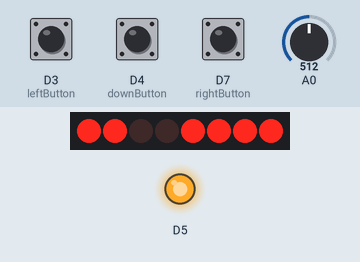
The sketch below on a simulated ESP8266 (NodeMCU). Shown: 8 port-expander outputs drawn as a row of LEDs (first output left, lit = HIGH), output pins drawn as LEDs (lit = HIGH). Wiring (inferred from the names in the program): PCF8574 port expander at I2C address 0x3E. Wiring (inferred from the signals the program sends): row of LEDs: on Q0, Q1, Q2, Q3, Q4, Q5, Q6, Q7. The inputs (shaded band) are chosen by the test bench; at power-on: A0 = 512, D4 (downButton) HIGH, D3 (leftButton) HIGH, D7 (rightButton) HIGH.

Above: at 0.1 s.
At 1.6 s:
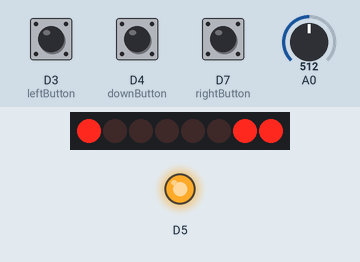
2.3 s: A0 set to 900
5.0 s: D4 (downButton) pulled LOW for 0.6 s
8.6 s: D3 (leftButton) pulled LOW for 0.6 s
10.7 s: D7 (rightButton) pulled LOW for 3.2 s
16.9 s: D4 (downButton) pulled LOW for 3.2 s
23.1 s: D7 (rightButton) pulled LOW for 0.6 s
Timing chart, 0 to 57.0 s (numbered marks = the images above; inputs shaded):
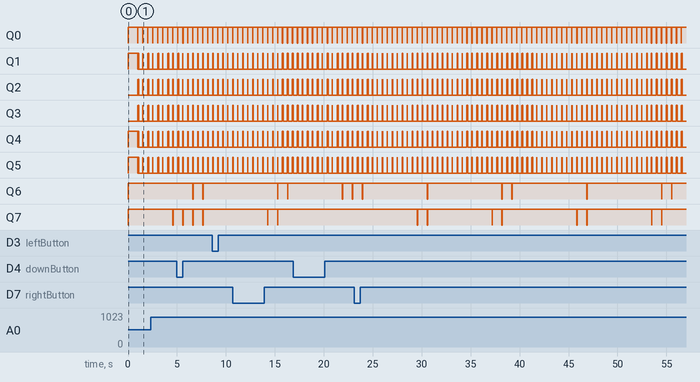

The sketch:

Espresso.ino
```cpp
#include <Wire.h>
#include "LCDdriver.h"

#define calibration 0.155
LCD mylcd(0x3E);    //Create LCD object

int rightButton=D7;
int leftButton=D3;
int downButton=D4;


//Variables for screens
int currentScreen=0;
char temp[15];

//Flow Screen
double flowRate=0;
double setpoint=1;
//Time Screen
int startTime=millis();
int timeElapsed=0;
//Mass Screen
double zeroMassG=0;
double currentMassG=0;
double previousMass=0;
void setup()
{
  pinMode(D5,OUTPUT);
  pinMode(rightButton,INPUT_PULLUP);
  pinMode(leftButton,INPUT_PULLUP);
  pinMode(downButton,INPUT_PULLUP);
  mylcd.init();
  digitalWrite(D5,HIGH);
  mylcd.writeString("Starting");
  mylcd.lineFeed();
  mylcd.writeString("Espresso");
  mylcd.lineFeed();
  mylcd.blinkOff();
  mylcd.cursorOff();
  delay(1000);
}

void getMass(){
  previousMass=currentMassG;
  currentMassG=analogRead(A0)*calibration;
  if(currentMassG-zeroMassG<0)
    currentMassG=zeroMassG;
}
void flowScreen(){
  getMass();
  flowRate=(currentMassG-zeroMassG-previousMass)*2;
  mylcd.clear();
  if(flowRate<0)
    flowRate=0;
  String flowString=String(flowRate,1);
  flowString.toCharArray(temp,15);
  mylcd.writeString("Flow:");
  mylcd.writeString(temp);
  mylcd.writeString("ml/s");
  mylcd.up();
  if(flowRate-setpoint<0.2)
    mylcd.writeString(15,"^");
  else if(flowRate-setpoint > 0.2)
    mylcd.writeString(15,"v");
  else
    mylcd.writeString(15,"-");
  mylcd.lineFeed();
  mylcd.writeString("<Mass     Time>");
}

void timeScreen(){
  getMass();
  flowRate=currentMassG-zeroMassG-previousMass;
  timeElapsed=millis()-startTime;
  mylcd.clear();
  String timeString=String(timeElapsed/1000);
  timeString.toCharArray(temp,15);
  mylcd.writeString("Time:");
  mylcd.writeString(temp);
  mylcd.writeString("s");
  mylcd.up();
  if(flowRate-setpoint<0.2)
    mylcd.writeString(15,"^");
  else if(flowRate-setpoint > 0.2)
    mylcd.writeString(15,"v");
  else
    mylcd.writeString(15,"-");

  mylcd.lineFeed();
  mylcd.writeString("<Flow     Mass>");
}

void massScreen(){
  getMass();
  flowRate=currentMassG-zeroMassG-previousMass;
  mylcd.clear();
  String massString=String(currentMassG-zeroMassG,1);
  massString.toCharArray(temp,15);
  mylcd.writeString("Mass:");
  mylcd.writeString(temp);
  mylcd.writeString("g");
  mylcd.up();
  if(flowRate-setpoint<0.2)
    mylcd.writeString(15,"^");
  else if(flowRate-setpoint > 0.2)
    mylcd.writeString(15,"v");
  else
    mylcd.writeString(15,"-");

  mylcd.lineFeed();
  mylcd.writeString("<Time     Flow>");
}

void loop()
{
  if(digitalRead(rightButton)==LOW){
    currentScreen++;
  }
  if(digitalRead(leftButton)==LOW){
    currentScreen--;
  }
  if(digitalRead(downButton)==LOW){
    zeroMassG=analogRead(A0)*calibration;
    startTime=millis();
  }

  if(currentScreen>2)
    currentScreen=0;

  if(currentScreen<0)
    currentScreen=2;

  switch(currentScreen){
    case 0:
      flowScreen();
      break;
    case 1:
      timeScreen();
      break;
    case 2:
      massScreen();
      break;
  }
  delay(500);
}
```

LCDDriver.cpp
```cpp
/*
  LCD.cpp - Library for using the MIDAS MCCOG21605B6W-FPTLWI 16x2 Black on white
  LCD, with I2C interface with the MSP430G2553 that comes with the MSP430 Launchpad.
  The I2C interface uses
  ESP8266   |         |LCD
            |         |
            |         |Pin 1 Boost Capacitor 1
            |         |Pin 2 Capacitor 2 N
            |         |Pin 3 Capacitor 2 P
 Vcc (3.3V) |---------|Pin 4 Vdd (Boost Capacitor 1)
        Gnd |---------|Pin 5 Gnd
        D2  |---------|Pin 6 (SDA)
        D1  |---------|Pin 7 (SCL)
        D6  |---------|Pin 8 (RST)
        D5  |---------| A (Backlight Anode)
        Gnd |---------| K (Backlight Cathode)


  4.7kohm pullups are used on pins 6, 7, 8. Two 1uF capacitors are required
  between pins 1 and 4 and between 2 and 3 when using a 3V supply.

  Created by Benn Thomsen, 15 February, 2014.
  Released into the public domain.
  Edited by Miruna Moraru for ESP8266 20 March 2018
*/


#include <Wire.h>
#include "LCDdriver.h"
#include <ESP8266WiFi.h>


#define BACKLIGHT 12
#define BLINK 0x01
#define CURSOR 0x02
#define DISPLAYMEM 0x80

LCD::LCD(char address)
{
  _address = address;
  _display=0x00;
  _line=0x00;
}

void LCD::init()
{
      const unsigned char TxData[] =              // Table of data to transmit
  { 0x00,
    0x38,
    0x00,
    0x39,
    0x14,
    0x70,
    0x54,
    0x6F,
    0x0F, //Display On, Cursor On, Cursor Blink On
    0x01
  };
  Wire.begin(); // join i2c bus (address optional for master)
  Wire.beginTransmission(_address);  // transmit to device address 0x3E
  Wire.write(TxData,10);           // send initialisation commands
  Wire.endTransmission();     // stop transmitting
  _display=0x0F;
  _line=0x00;

      /* Define output pin functionality */
//  P2DIR |= BIT4;               // Set P1.6 to output
//  P2SEL &= ~BIT4;               // Select output P2.4 to be TA1.2
//  P2SEL2 &= ~BIT4;             // Select output P2.4 to be TA1.2
//  P2OUT |= BIT4;

}

void LCD::writeString(char data)
// Writes a string at the current cursor position
{
  Wire.beginTransmission(_address);  // transmit to device #44 (0x2c)
  if (_line == 0x10)
  {
    _line=0x40;
    Wire.write(byte(0x80));           // Send instruction control byte
    Wire.write(DISPLAYMEM | _line);
  }
  Wire.write(byte(0x40));            // Send character control byte
  delay(1);
  Wire.write(data);
  Wire.endTransmission();     // stop transmitting
  _line++;
}

void LCD::writeString(char *data)
// Writes a string at the current cursor position
{
  Wire.beginTransmission(_address);  // transmit to device #44 (0x2c)
  //Wire.write(byte(0x80));            // Send command control
  //Wire.write(_line);                 // Memory Location instruction
  Wire.write(byte(0x40));            // Send character control byte
  delay(1);
  Wire.write(data);
  Wire.endTransmission();     // stop transmitting
}

void LCD::writeString(char column, char *data)
// Writes a string at the column position specified
{
  Wire.beginTransmission(_address);  // transmit to device #44 (0x2c)
  Wire.write(byte(0x80));            // Send command control
  _line+=column;
  Wire.write(DISPLAYMEM | _line);    // Memory Location instruction
  Wire.write(byte(0x40));            // Send character control byte
  delay(1);
  Wire.write(data);
  Wire.endTransmission();     // stop transmitting
}

void LCD::clear()
{
  Wire.beginTransmission(_address); // transmit to device #44 (0x2c)
  Wire.write(byte(0x80));            // Send instruction control byte
  Wire.write(0x01);
  Wire.endTransmission();     // stop transmitting
}

void LCD::home()
{
  Wire.beginTransmission(_address); // transmit to device #44 (0x2c)
  Wire.write(0x80);            // Send instruction control byte
  Wire.write(0x02);
  Wire.endTransmission();     // stop transmitting
  _line=0x00;
}

void LCD::blinkOn()
{
  Wire.beginTransmission(_address); // transmit to device #44 (0x2c)
  Wire.write(byte(0x80));           // Send instruction control byte
  _display |=BLINK;
  Wire.write(_display);
  Wire.endTransmission();           // stop transmitting
}

void LCD::blinkOff()
{
  Wire.beginTransmission(_address); // transmit to device #44 (0x2c)
  Wire.write(byte(0x80));           // Send instruction control byte
  _display &= ~BLINK;
  Wire.write(_display);
  Wire.endTransmission();           // stop transmitting
}

void LCD::cursorOn()
{
  Wire.beginTransmission(_address); // transmit to device #44 (0x2c)
  Wire.write(byte(0x80));           // Send instruction control byte
  _display |=CURSOR;
  Wire.write(_display);
  Wire.endTransmission();           // stop transmitting
}

void LCD::cursorOff()
{
  Wire.beginTransmission(_address); // transmit to device #44 (0x2c)
  Wire.write(byte(0x80));           // Send instruction control byte
  _display &= ~CURSOR;
  Wire.write(_display);
  Wire.endTransmission();           // stop transmitting
}

void LCD::lineFeed()
{
  Wire.beginTransmission(_address); // transmit to device #44 (0x2c)
  Wire.write(byte(0x80));           // Send instruction control byte
  _line=0x40;
  Wire.write(DISPLAYMEM | _line);
  Wire.endTransmission();           // stop transmitting
}
void LCD::back()
{
  Wire.beginTransmission(_address); // transmit to device #44 (0x2c)
  Wire.write(byte(0x80));           // Send instruction control byte
  if (_line == 0x00);
  else if (_line == 0x40) _line=0x0F;
  else _line--;
  Wire.write(DISPLAYMEM | _line);
  Wire.endTransmission();           // stop transmitting
}

void LCD::forward()
{
  Wire.beginTransmission(_address); // transmit to device #44 (0x2c)
  Wire.write(byte(0x80));           // Send instruction control byte
  if (_line == 0x0F) _line=0x40;
  else if (_line == 0x4F);
  else _line++;
  Wire.write(DISPLAYMEM | _line);
  Wire.endTransmission();           // stop transmitting
}

void LCD::up()
{
  if (_line & 0x40)
  {
    _line &= 0x0F;
    Wire.beginTransmission(_address); // transmit to device #44 (0x2c)
    Wire.write(byte(0x80));           // Send instruction control byte
    Wire.write(DISPLAYMEM | _line);
    Wire.endTransmission();           // stop transmitting
  }
}

void LCD::down()
{
  if (!(_line & 0x40))
  {
    _line |= 0x40;
    Wire.beginTransmission(_address); // transmit to device #44 (0x2c)
    Wire.write(byte(0x80));           // Send instruction control byte
    Wire.write(DISPLAYMEM | _line);
    Wire.endTransmission();           // stop transmitting
  }
}

void LCD::deleteChar()
{
  Wire.beginTransmission(_address);  // transmit to device #44 (0x2c)
  Wire.write(byte(0x40));            // Send character control byte
  delay(1);
  Wire.write(0x20);
  Wire.endTransmission();     // stop transmitting
  _line++;
}

void LCD::backSpace()
{
  back();
  deleteChar();
  back();
}

//Removed backlight control
void LCD::backLight(char level)
{
//  P2SEL |= BIT4;               // Select output P2.4 to be TA1.2
//  P2SEL2 &= ~BIT4;             // Select output P2.4 to be TA1.2
//
//  /* Configure timer A as a pulse width modulator */
//  TA1CCR0 = 1000-1;             // Set maximum count value to determine PWM Frequency = SMCLK/TACCR0 (1MHz/1000 = 1kHz)
//  TA1CCR2 = 999;                // Initialise counter compare value 1 to control Duty Cycle = TACCR1/TACCR0 (500/1000 = 50%)
//  TA1CCTL2 = OUTMOD_7;          // Set output to on when counter resets and off when counter equals TACCR1. Normal PWM.
//  TA1CTL = TASSEL_2 + MC_1;     // Use the SMCLK to clock the counter and set to count up mode
//  TA1CCR2 = level;                // Initialise counter compare value 1 to control Duty Cycle = TACCR1/TACCR0 (500/1000 = 50%)
}
```

LCDdriver.h
```cpp
/*
  LCD.cpp - Library for using the MIDAS MCCOG21605B6W-FPTLWI 16x2 Black on white
  LCD, with I2C interface with the ESP8266 that comes with the ESP8266 NodeMCU.
  The I2C interface uses
  ESP8266   |         |LCD
            |         |
            |         |Pin 1 Boost Capacitor 1
            |         |Pin 2 Capacitor 2 N
            |         |Pin 3 Capacitor 2 P
 Vcc (3.3V) |---------|Pin 4 Vdd (Boost Capacitor 1)
        Gnd |---------|Pin 5 Gnd
        D2  |---------|Pin 6 (SDA)
        D1  |---------|Pin 7 (SCL)
        D6  |---------|Pin 8 (RST)
        D5  |---------| A (Backlight Anode)
        Gnd |---------| K (Backlight Cathode)


  4.7kohm pullups are used on pins 6, 7, 8. Two 1uF capacitors are required
  between pins 1 and 4 and between 2 and 3 when using a 3V supply.

  Created by Benn Thomsen, 15 February, 2014.
  Released into the public domain.
  Edited by Miruna Moraru for ESP8266 20 March 2018
*/

#ifndef LCD_h
#define LCD_h

class LCD
{
  public:
    LCD(char address);                 //Object constructor
    void init();                       //Initialise LCD display must be called first
    void clear();                      //Clear display and return cursor to home
    void home();                       //Return cursor to home
    void lineFeed();                   //Move to first column of second line
    void blinkOn();                    //Turn blinking cursor on
    void blinkOff();                   //Turn blinking cursor off
    void cursorOn();                   //Turn cursor on
    void cursorOff();                  //Turn cursor off
    void backSpace();                  //Backspace
    void forward();                    //Forward one space
    void back();                       //Back one space
    void up();                         //Up one line
    void down();                       //Down one line
    void deleteChar();                 //Delete current character
    void writeString(char);            //Write byte at current cursor position
    void writeString(char*);           //Write string at current cursor position
    void writeString(char, char*);     //Write string at specified position (0-15)
    void backLight(char level);        //Set backlight intensity accepts values from 0-999

  private:
    char _address;
    char _display;
    char _line;
    char _column;
};

#endif
```
